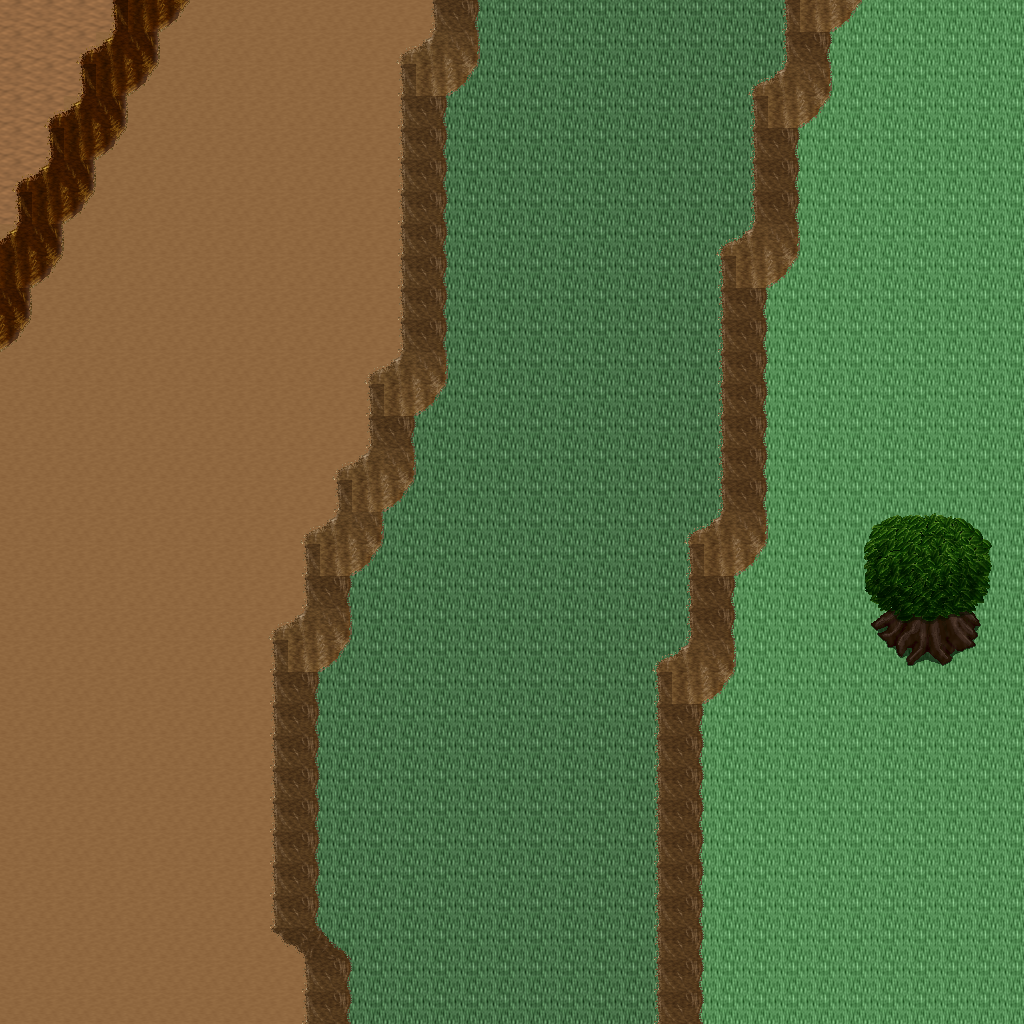

This is a level from a 2D game, rendered from its Tiled map with the project's own tilesets. A one-line summary and the map file follow, with tile-layer data summarised:
An orthogonal 32x32 tile map with 32x32 px tiles, 5 tile layers (Ground, Objects, Objects2, Above, ...), 1 hidden layer not drawn, 8 tilesets.

<map version="1.10" tiledversion="1.11.0" orientation="orthogonal" renderorder="right-down" width="32" height="32" tilewidth="32" tileheight="32" infinite="0" nextlayerid="11" nextobjectid="1">
 <tileset firstgid="1" name="logic_collision" tilewidth="32" tileheight="32" tilecount="1" columns="1">
  <image source="../drawable/logic_collision.png" width="32" height="32" />
 </tileset>
 <tileset firstgid="2" name="ground_ground" tilewidth="32" tileheight="32" tilecount="33" columns="3">
  <image source="../drawable/ground_ground.png" width="96" height="352" />
 </tileset>
 <tileset firstgid="35" name="ground_ridge_earth_pale" tilewidth="32" tileheight="32" tilecount="96" columns="12">
  <image source="../drawable/ground_ridge_earth_pale.png" width="384" height="256" />
 </tileset>
 <tileset firstgid="131" name="ground_ridge_earth_dark" tilewidth="32" tileheight="32" tilecount="96" columns="12">
  <image source="../drawable/ground_ridge_earth_dark.png" width="384" height="256" />
 </tileset>
 <tileset firstgid="227" name="terrain_desert" tilewidth="32" tileheight="32" tilecount="88" columns="8">
  <image source="../drawable/terrain_desert.png" width="256" height="352" />
 </tileset>
 <tileset firstgid="315" name="plant_tree_tree_darkgreen" tilewidth="32" tileheight="32" tilecount="88" columns="8">
  <image source="../drawable/plant_tree_tree_darkgreen.png" width="256" height="352" />
 </tileset>
 <tileset firstgid="403" name="ground_sand_2" tilewidth="32" tileheight="32" tilecount="15" columns="5">
  <image source="../drawable/ground_sand_2.png" width="160" height="96" />
 </tileset>
 <tileset firstgid="418" name="plant_cactus_2" tilewidth="32" tileheight="32" tilecount="10" columns="5">
  <image source="../drawable/plant_cactus_2.png" width="160" height="64" />
 </tileset>
 <layer id="1" name="Ground" width="32" height="32">
  <data>[1024 cells, 1024 non-empty, 4 distinct tile ids]</data>
 </layer>
 <layer id="2" name="Objects" width="32" height="32">
  <data>[1024 cells, 183 non-empty, 24 distinct tile ids]</data>
 </layer>
 <layer id="3" name="Objects2" width="32" height="32">
  <data>[1024 cells, 0 non-empty, 0 distinct tile ids]</data>
 </layer>
 <layer id="4" name="Above" width="32" height="32">
  <data>[1024 cells, 12 non-empty, 12 distinct tile ids]</data>
 </layer>
 <layer id="5" name="Above2" width="32" height="32">
  <data>[1024 cells, 0 non-empty, 0 distinct tile ids]</data>
 </layer>
 <layer id="6" name="Walkable" width="32" height="32" visible="0">
  <data>[1024 cells, 358 non-empty, 1 distinct tile ids]</data>
 </layer>
 <objectgroup id="7" name="Mapevents" />
 <objectgroup id="8" name="Spawn" />
 <objectgroup id="9" name="Keys" />
 <objectgroup id="10" name="Replace" />
</map>
